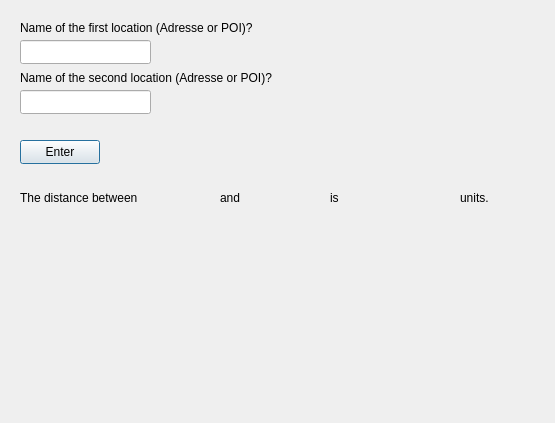
<?xml version="1.0" encoding="UTF-8"?>
<ui version="4.0">
 <class>entfernungWindow</class>
 <widget class="QDialog" name="entfernungWindow">
  <property name="geometry">
   <rect>
    <x>0</x>
    <y>0</y>
    <width>555</width>
    <height>423</height>
   </rect>
  </property>
  <property name="windowTitle">
   <string>Dialog</string>
  </property>
  <widget class="QLabel" name="label">
   <property name="geometry">
    <rect>
     <x>20</x>
     <y>20</y>
     <width>381</width>
     <height>16</height>
    </rect>
   </property>
   <property name="text">
    <string>Name of the first location (Adresse or POI)?</string>
   </property>
  </widget>
  <widget class="QLabel" name="label_2">
   <property name="geometry">
    <rect>
     <x>20</x>
     <y>70</y>
     <width>401</width>
     <height>16</height>
    </rect>
   </property>
   <property name="text">
    <string>Name of the second location (Adresse or POI)?</string>
   </property>
  </widget>
  <widget class="QLineEdit" name="lineEdit_input1">
   <property name="geometry">
    <rect>
     <x>20</x>
     <y>40</y>
     <width>131</width>
     <height>24</height>
    </rect>
   </property>
  </widget>
  <widget class="QLineEdit" name="lineEdit_input2">
   <property name="geometry">
    <rect>
     <x>20</x>
     <y>90</y>
     <width>131</width>
     <height>24</height>
    </rect>
   </property>
  </widget>
  <widget class="QPushButton" name="pushButton">
   <property name="geometry">
    <rect>
     <x>20</x>
     <y>140</y>
     <width>80</width>
     <height>24</height>
    </rect>
   </property>
   <property name="text">
    <string>Enter</string>
   </property>
  </widget>
  <widget class="QLabel" name="label_3">
   <property name="geometry">
    <rect>
     <x>20</x>
     <y>190</y>
     <width>121</width>
     <height>16</height>
    </rect>
   </property>
   <property name="text">
    <string>The distance between</string>
   </property>
  </widget>
  <widget class="QLabel" name="label_outputFirstLoc">
   <property name="geometry">
    <rect>
     <x>150</x>
     <y>190</y>
     <width>61</width>
     <height>16</height>
    </rect>
   </property>
   <property name="text">
    <string/>
   </property>
  </widget>
  <widget class="QLabel" name="label_4">
   <property name="geometry">
    <rect>
     <x>220</x>
     <y>190</y>
     <width>21</width>
     <height>16</height>
    </rect>
   </property>
   <property name="text">
    <string>and</string>
   </property>
  </widget>
  <widget class="QLabel" name="label_outputSecondLoc">
   <property name="geometry">
    <rect>
     <x>250</x>
     <y>190</y>
     <width>71</width>
     <height>16</height>
    </rect>
   </property>
   <property name="text">
    <string/>
   </property>
  </widget>
  <widget class="QLabel" name="label_5">
   <property name="geometry">
    <rect>
     <x>330</x>
     <y>190</y>
     <width>49</width>
     <height>16</height>
    </rect>
   </property>
   <property name="text">
    <string>is</string>
   </property>
  </widget>
  <widget class="QLabel" name="label_result">
   <property name="geometry">
    <rect>
     <x>380</x>
     <y>190</y>
     <width>51</width>
     <height>16</height>
    </rect>
   </property>
   <property name="text">
    <string/>
   </property>
  </widget>
  <widget class="QLabel" name="label_6">
   <property name="geometry">
    <rect>
     <x>460</x>
     <y>190</y>
     <width>49</width>
     <height>16</height>
    </rect>
   </property>
   <property name="text">
    <string>units.</string>
   </property>
  </widget>
 </widget>
 <resources/>
 <connections/>
</ui>
